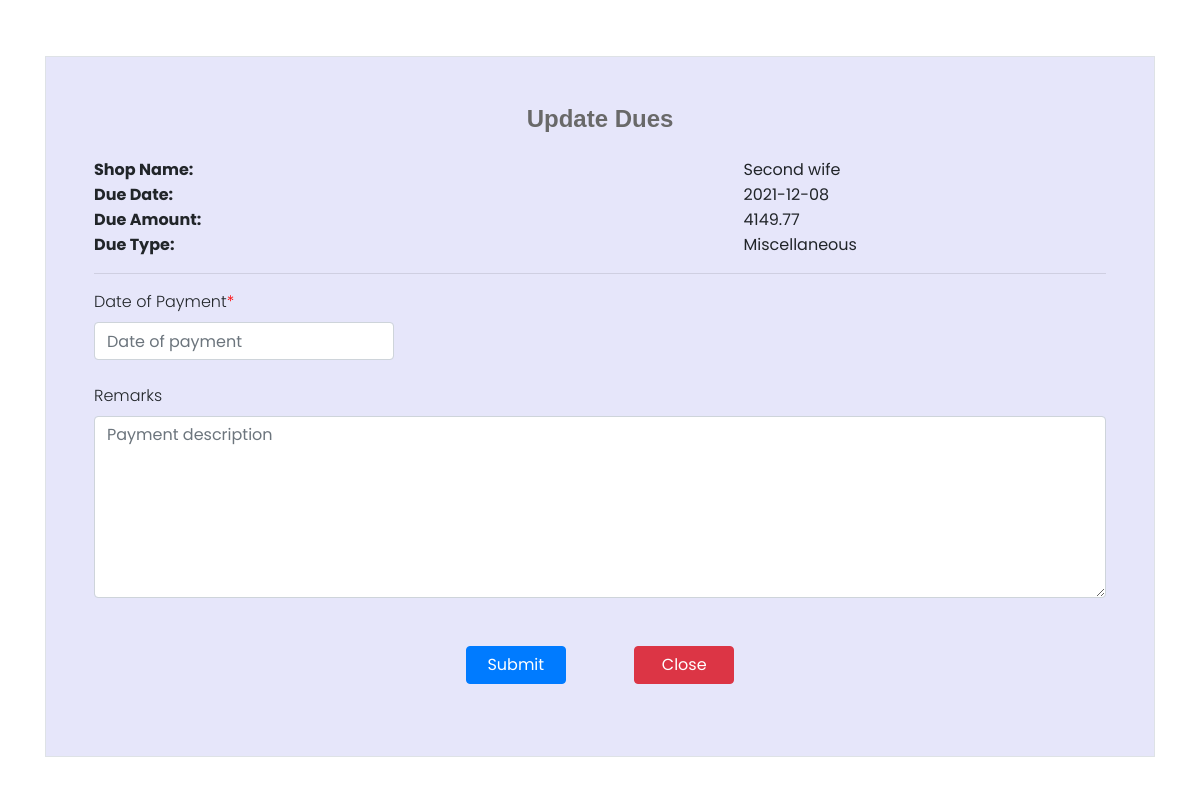
Page /admin/updateDues.php?dueID=15 (signed in) on the committed database.
### tables this page shows
CREATE TABLE `shop` (
  `shopID` varchar(30) NOT NULL,
  `location` varchar(100) NOT NULL,
  `licVal` date NOT NULL,
  `licExt` decimal(4,2) NOT NULL,
  `contact` varchar(10) NOT NULL,
  `shopName` varchar(30) NOT NULL,
  `remark` varchar(255) DEFAULT NULL,
  `licReq` varchar(25) NOT NULL DEFAULT 'Inactive',
  PRIMARY KEY (`shopID`),
  KEY `idxshop` (`shopID`),
  CONSTRAINT `check_contact` CHECK ((not((`contact` like _utf8mb4'%[^0-9]%'))))
);

CREATE TABLE `dues` (
  `dueID` int NOT NULL AUTO_INCREMENT,
  `shopID` varchar(30) NOT NULL,
  `dueAmount` double NOT NULL,
  `dueDate` date NOT NULL,
  `dueType` varchar(40) NOT NULL,
  `status` varchar(20) NOT NULL,
  PRIMARY KEY (`dueID`),
  KEY `shop_id_dues` (`shopID`),
  KEY `idxdues` (`dueID`),
  KEY `idxdues2` (`status`),
  CONSTRAINT `shop_id_dues` FOREIGN KEY (`shopID`) REFERENCES `shop` (`shopID`),
  CONSTRAINT `check_status` CHECK ((`status` in (_utf8mb4'Paid',_utf8mb4'Pending')))
);

### admin/updateDues.php (the view, shortened to what this page needs)
<?php
include_once 'database.php';
if (strlen($_SESSION['email']) == 0) {
    header('location:login.php');
} else {
    $oid = intval($_GET['dueID']);
?>
    <!DOCTYPE html PUBLIC "-//W3C//DTD XHTML 1.0 Transitional//EN" "http://www.w3.org/TR/xhtml1/DTD/xhtml1-transitional.dtd">
    <html xmlns="http://www.w3.org/1999/xhtml">
    <head>
        <link rel="stylesheet" href="https://maxcdn.bootstrapcdn.com/bootstrap/4.4.1/css/bootstrap.min.css">
        <link rel="stylesheet" href="https://cdnjs.cloudflare.com/ajax/libs/font-awesome/4.7.0/css/font-awesome.min.css">
        <link rel="stylesheet" href="css/style.css">
    </head>
    <body>
        <div class="container">
            <form class="border p-5" method="POST" style="margin-top:5%;margin-bottom:0; background:lavender;">
                <p class="h4 mb-4 text-center" style="color:dimgrey; font-family: sans-serif; font-weight:bold">Update Dues</p>
                <table width="100%" border="0" cellspacing="0" cellpadding="0" style="padding:10px; text-align:justify">
                    <?php
                    $ret = mysqli_query($con, "SELECT * FROM dues WHERE dueId='$oid'");
                    $row = mysqli_fetch_array($ret);
                    $id = $row['shopID'];
                    $hello = mysqli_query($con, "SELECT * FROM shop WHERE shopID='$id'");
                    $row2 = mysqli_fetch_array($hello);
                    ?>
                    <tr height="20">
                        <td class="fontkink1"><b>Shop Name:</b></td>
                        <td></td>
                        <td class="fontkink"><?php echo $row2['shopName']; ?></td>
                    </tr>
                    <tr height="20">
                        <td class="fontkink1"><b>Due Date:</b></td>
                        <td>&emsp;&emsp;&emsp;&emsp;&emsp;&emsp;</td>
                        <td class="fontkink"><?php echo $row['dueDate']; ?></td>
                    </tr>
                    <tr height="20">
                        <td class="fontkink1"><b>Due Amount:</b></td>
                        <td></td>
                        <td class="fontkink"><?php echo $row['dueAmount']; ?></td>
                    </tr>
                    <tr height="20">
                        <td class="fontkink1"><b>Due Type:</b></td>
                        <td></td>
                        <td class="fontkink"><?php echo $row['dueType']; ?></td>
                    </tr>
                    <tr>
                        <td colspan="5">
                            <hr />
                        </td>
                    </tr>
                </table>
                <div>
                    <label>Date of Payment</label><span class="error" style="color:red;">*</span><input type="text" class="form-control mb-4" name="dop" style="width:300px;" onfocus="(this.type='date')" id="dof" style="color:dimgray;" placeholder="Date of payment" required>
                </div>
                <div>
                    <label>Remarks</label><textarea class="form-control mb-4" cols="50" rows="7" name="remark" placeholder="Payment description"></textarea>
                </div>
                <div class="row">
                    <div class="col-sm-12 text-center col-sm-offset-2">
                        <input id="button" class="btn btn-primary btn-block my-4" name="submit2" type="submit" value="Submit" Style="width: 100px;">&emsp;&emsp;&emsp;&emsp;
                        <input id="button" class="btn btn-danger btn-block my-4" name="Submit2" type="submit" value="Close" onClick="return f2();" Style="width: 100px;">
                    </div>
                </div>
            </form>
        </div>
    </body>
    </html>
<?php } ?>

### home/css/style.css (style rules this page uses)
body { font-family: 'Poppins', sans-serif; font-weight: 300; background-color:biege; }

### admin/updateDues.php (style rules this page uses)
#button { display: inline-block; }

### rows in the picture
shop: shopName "Second wife"
dues: dueDate "2021-12-08", dueAmount "4149.77", dueType "Miscellaneous"
